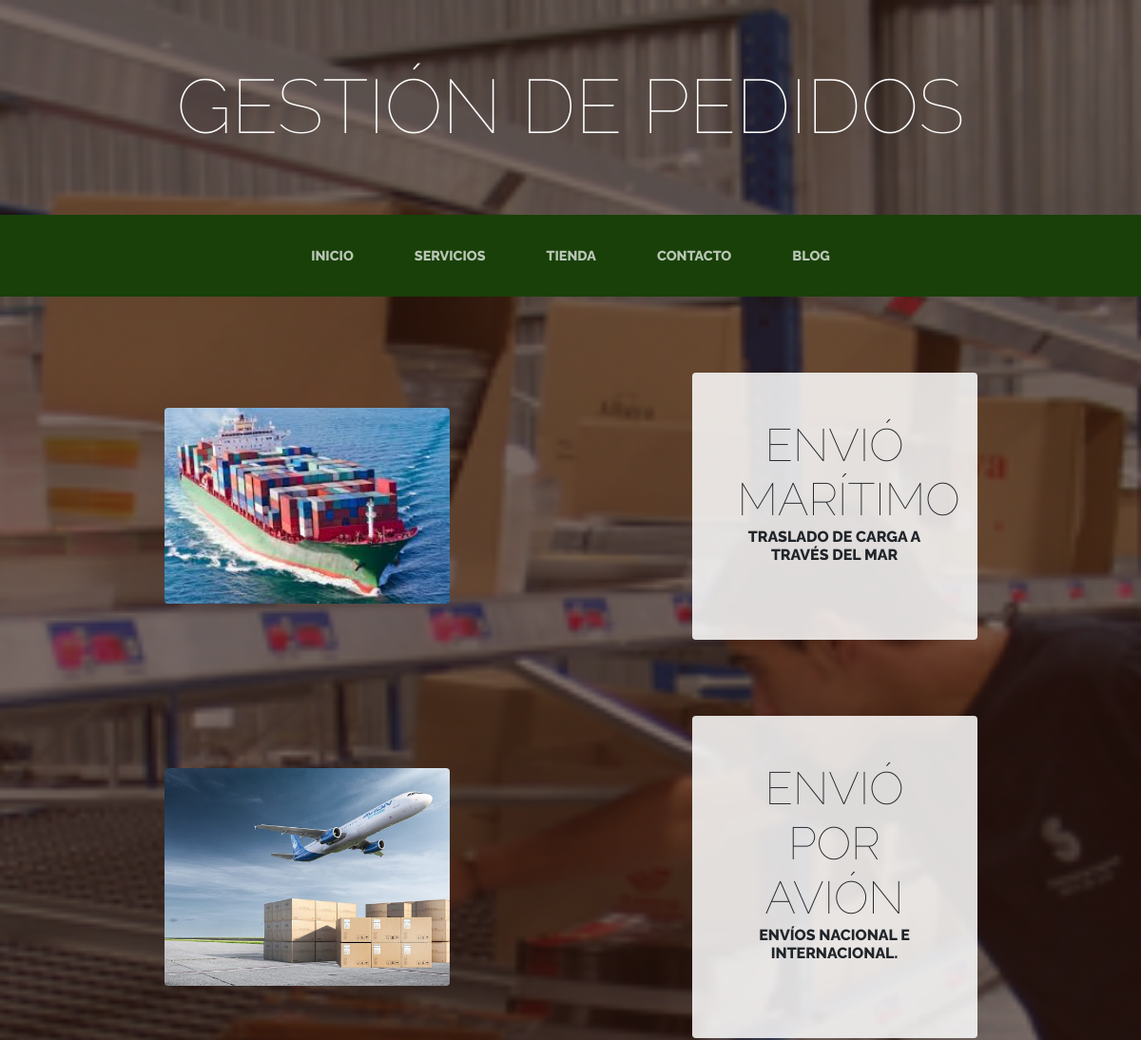
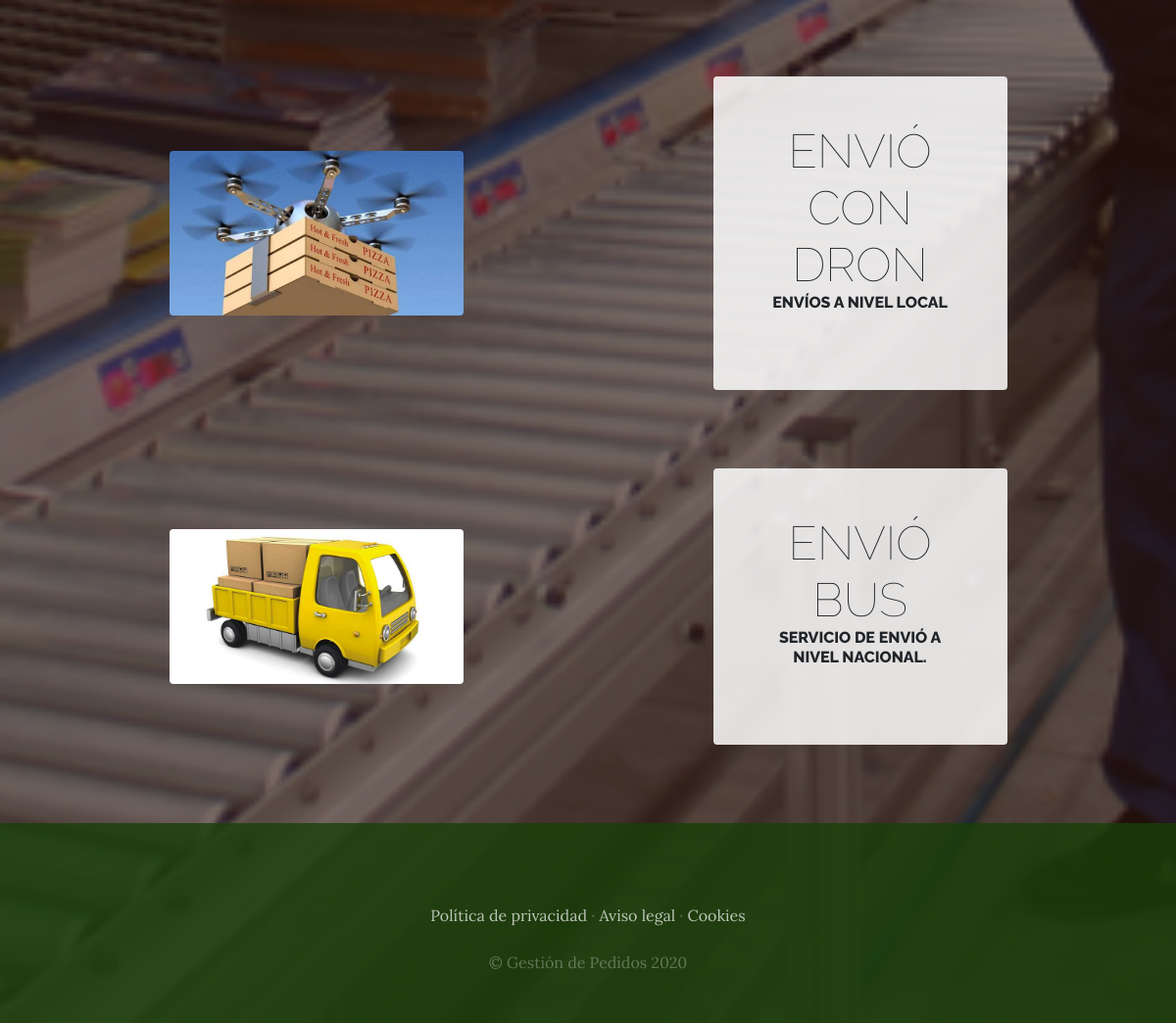
The app's page /servicios/ with its own data (2 pictures, top to bottom).
### servicios/models.py (models this page shows, shortened)
class servicio(models.Model) :
    titulo = models.CharField(max_length=50)
    contenido = models.CharField(max_length=50)
    imagen = models.ImageField(upload_to='servicios')
    created = models.DateTimeField(auto_now_add=True)
    updated = models.DateTimeField(auto_now_add=True)
    class Meta:
        verbose_name = 'servicio'
        verbose_name_plural = 'servicios'

### servicios/views.py (the view)
# urls.py: path('servicios/', include("servicios.urls")),
def servicios (request):
    servicios = servicio.objects.all()
    return render(request, "servicios.html", {"servicios":servicios})

### servicios/templates/servicios.html
{% extends "base.html" %}
{% load static %}
{% block content %}
    {% for servicio in servicios %}
        <section class="page-section clearfix">
            <div class="container" style="display: flex;">
                <div style="margin: auto;">
                    <img class="intro-img img-fluid mb-3 mb-lg-0 rounded" src="{{servicio.imagen.url}}" style = " width: 40%; left: 300px; width: 300px;" >
                </div>
                <div class="intro-text left-0 text-center bg-faded p-5 rounded" style="left: 300px; width: 300px; margin: auto;">
                    <h2 class="section-heading mb-4" >
                        <span class="section-heading-lower">{{servicio.titulo}}</span>
                        <span class="section-heading-upper">{{servicio.contenido}}</span>
                    </h2>
                </div>
            </div>
         </section>
    {% endfor %}
{% endblock %}

### ProjectWebApp/templates/ProjectWebAppTemplates/base.html (shortened to what this page needs)
<!DOCTYPE html>
<html lang="en">
  <head>
    {% load static %}
    <link href="{% static 'ProjectWebAppStatic/vendor/bootstrap/css/bootstrap.min.css' %}" rel="stylesheet">
    <link href="{% static 'ProjectWebAppStatic/css/gestion.css' %}" rel="stylesheet">
  </head>
  <body>
    <h1 class="site-heading text-center text-white d-none d-lg-block">
        <span class="site-heading-lower">Gestión de Pedidos</span>
      </h1>
  <nav class="navbar navbar-expand-lg navbar-dark py-lg-4" id="mainNav">
    <div class="container">
      <div class="collapse navbar-collapse" id="navbarResponsive">
        <ul class="navbar-nav mx-auto">
          <li class="nav-item {% if request.path == '/' %} active {% endif %} px-lg-4">
            <a class="nav-link text-uppercase text-expanded" href="{% url 'Home' %}">Inicio</a>
          </li>
          <li class="nav-item {% if request.path == '/servicios' %} active {% endif %} px-lg-4">
            <a class="nav-link text-uppercase text-expanded" href="{% url 'Servicios' %}">Servicios</a>
          </li>
          <li class="nav-item {% if request.path == '/tienda' %} active {% endif %} px-lg-4">
            <a class="nav-link text-uppercase text-expanded" href="{% url 'Tienda' %}">Tienda</a>
          </li>
          <li class="nav-item {% if request.path == '/contacto' %} active {% endif %} px-lg-4">
            <a class="nav-link text-uppercase text-expanded" href="{% url 'Contacto' %}">Contacto</a>
          </li>
          <li class="nav-item {% if request.path == 'blog' %} active {% endif %} px-lg-4">
            <a class="nav-link text-uppercase text-expanded" href="{% url 'Blog' %}">Blog</a>
          </li>
        </ul>
      </div>
    </div>
  </nav>
  {% block content %}
  {% endblock %}
  <footer class="footer text-faded text-center py-5">
      <div class="container">
        <p class="m-0 mbt">
          <a href="sample.html" class="link">Política de privacidad</a> ·
          <a href="sample.html" class="link">Aviso legal</a> ·
          <a href="sample.html" class="link">Cookies</a>
        </p>
        <p class="m-0 mbt1">&copy; Gestión de Pedidos 2020</p>
      </div>
  </footer>
  </body>
</html>

### ProjectWebApp/static/ProjectWebAppStatic/css/gestion.css (style rules this page uses)
body { font-family: 'Lora'; background: linear-gradient(rgba(47, 23, 15, 0.65), rgba(47, 23, 15, 0.65)), url("../img/bg_main.jpg"); background-attachment: fixed; background-position: center; background-size: cover; }
h1, h2, h3, h4, h5, h6 { font-family: 'Raleway'; }
p { line-height: 1.75; }
.text-faded { color: rgba(255, 255, 255, 0.3); }
.site-heading { margin-top: 5rem; margin-bottom: 5rem; text-transform: uppercase; line-height: 1; font-family: 'Raleway'; }
.site-heading .site-heading-lower { font-size: 5rem; font-weight: 100; line-height: 4rem; }
.page-section { margin-top: 5rem; margin-bottom: 5rem; }
.section-heading { text-transform: uppercase; }
.section-heading .section-heading-upper { display: block; font-size: 1rem; font-weight: 800; padding-bottom:.5rem; }
.section-heading .section-heading-lower { display: block; font-size: 3rem; font-weight: 100; }
.bg-faded { background-color: rgba(255, 255, 255, 0.85); }
#mainNav { background-color: rgba(24, 64, 8); font-family: 'Raleway'; }
#mainNav .navbar-nav .nav-item .nav-link { color: rgba(255, 255, 255, 0.7); font-weight: 800; }
@media (min-width: 992px) { #mainNav .navbar-nav .nav-item .nav-link { font-size: 0.9rem; } }
.footer { background-color: rgba(24, 64, 8, 0.8); }
.mbt { padding-top: 2rem; }
.mbt1 { padding-top: 1.25rem; }
a.link { color: rgba(255, 255, 255, 0.7); }

### records on screen
servicio: imagen (picture), titulo "ENVIÓ MARÍTIMO", contenido "TRASLADO DE CARGA A TRAVÉS DEL MAR"
servicio: imagen (picture), titulo "ENVIÓ POR AVIÓN", contenido "ENVÍOS NACIONAL E INTERNACIONAL."
servicio: imagen (picture), titulo "ENVIÓ CON DRON", contenido "ENVÍOS A NIVEL LOCAL"
servicio: imagen (picture), titulo "ENVIÓ BUS", contenido "SERVICIO DE ENVIÓ A NIVEL NACIONAL."
